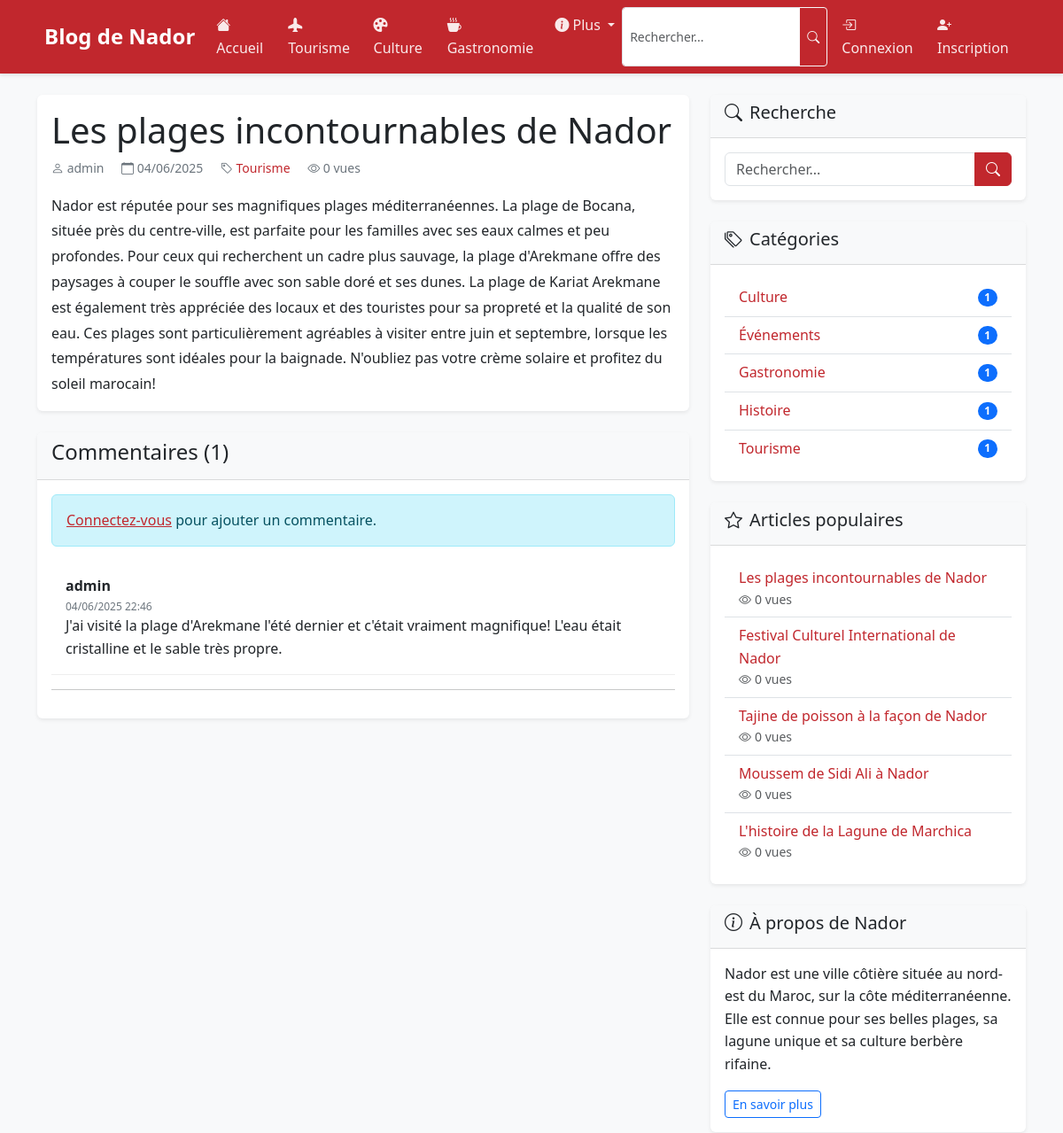
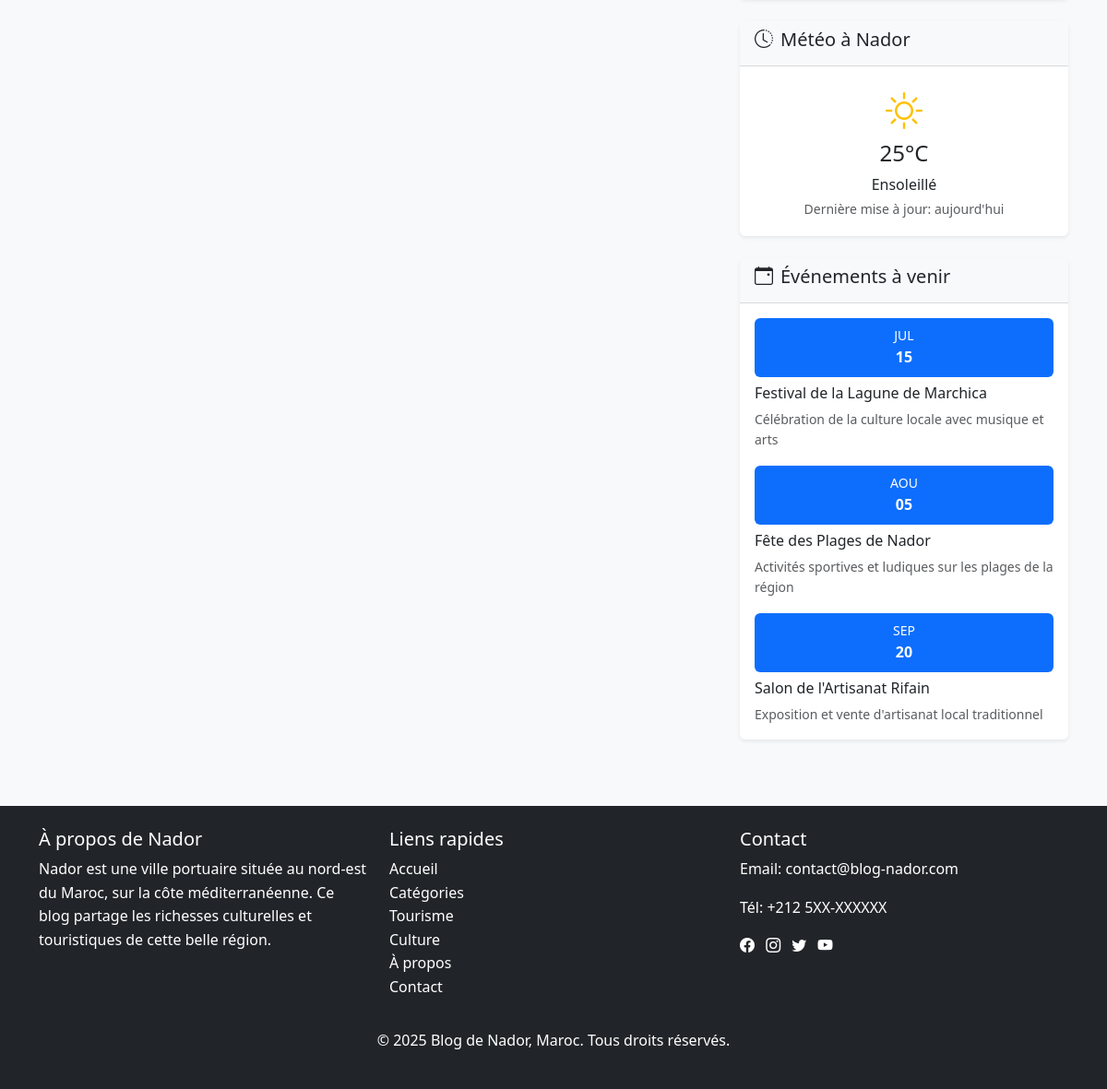
The page /post.php?id=1 on the database its author committed (2 pictures, top to bottom).
### tables this page shows
CREATE TABLE IF NOT EXISTS posts (
    id INT AUTO_INCREMENT PRIMARY KEY,
    user_id INT NOT NULL,
    category_id INT NOT NULL,
    title VARCHAR(255) NOT NULL,
    slug VARCHAR(255) NOT NULL UNIQUE,
    content TEXT NOT NULL,
    image VARCHAR(255),
    status ENUM('draft', 'published') DEFAULT 'published',
    views INT DEFAULT 0,
    created_at DATETIME DEFAULT CURRENT_TIMESTAMP,
    updated_at DATETIME DEFAULT CURRENT_TIMESTAMP ON UPDATE CURRENT_TIMESTAMP,
    FOREIGN KEY (user_id) REFERENCES users(id) ON DELETE CASCADE,
    FOREIGN KEY (category_id) REFERENCES categories(id) ON DELETE CASCADE
);

CREATE TABLE IF NOT EXISTS users (
    id INT AUTO_INCREMENT PRIMARY KEY,
    username VARCHAR(50) NOT NULL UNIQUE,
    email VARCHAR(100) NOT NULL UNIQUE,
    password VARCHAR(255) NOT NULL,
    role ENUM('user', 'admin') DEFAULT 'user',
    created_at DATETIME DEFAULT CURRENT_TIMESTAMP,
    updated_at DATETIME DEFAULT CURRENT_TIMESTAMP ON UPDATE CURRENT_TIMESTAMP
);

CREATE TABLE IF NOT EXISTS categories (
    id INT AUTO_INCREMENT PRIMARY KEY,
    name VARCHAR(50) NOT NULL UNIQUE,
    description TEXT,
    slug VARCHAR(50) NOT NULL UNIQUE,
    created_at DATETIME DEFAULT CURRENT_TIMESTAMP,
    updated_at DATETIME DEFAULT CURRENT_TIMESTAMP ON UPDATE CURRENT_TIMESTAMP
);

CREATE TABLE IF NOT EXISTS comments (
    id INT AUTO_INCREMENT PRIMARY KEY,
    post_id INT NOT NULL,
    user_id INT NOT NULL,
    content TEXT NOT NULL,
    is_approved BOOLEAN DEFAULT TRUE,
    created_at DATETIME DEFAULT CURRENT_TIMESTAMP,
    updated_at DATETIME DEFAULT CURRENT_TIMESTAMP ON UPDATE CURRENT_TIMESTAMP,
    FOREIGN KEY (post_id) REFERENCES posts(id) ON DELETE CASCADE,
    FOREIGN KEY (user_id) REFERENCES users(id) ON DELETE CASCADE
);

### includes/functions.php (called while the page is built, shortened)
<?php
function is_logged_in() {
    return isset($_SESSION['user_id']);
}
function format_date($date, $format = 'd/m/Y H:i') {
    return date($format, strtotime($date));
}

### post.php (the view, shortened to what this page needs)
<?php
require_once 'includes/functions.php';
$post_id = $_GET['id'];
$conn = mysqli_connect(DB_HOST, DB_USER, DB_PASS, DB_NAME);
$query = "SELECT posts.*, users.username, categories.name as category_name
          FROM posts
          INNER JOIN users ON posts.user_id = users.id
          INNER JOIN categories ON posts.category_id = categories.id
          WHERE posts.id = ?";
$stmt = mysqli_prepare($conn, $query);
mysqli_stmt_bind_param($stmt, "i", $post_id);
mysqli_stmt_execute($stmt);
$result = mysqli_stmt_get_result($stmt);
$post = mysqli_fetch_assoc($result);
$query = "SELECT comments.*, users.username
          FROM comments
          INNER JOIN users ON comments.user_id = users.id
          WHERE comments.post_id = ?
          ORDER BY comments.created_at DESC";
$stmt = mysqli_prepare($conn, $query);
mysqli_stmt_bind_param($stmt, "i", $post_id);
mysqli_stmt_execute($stmt);
$result = mysqli_stmt_get_result($stmt);
$comments = mysqli_fetch_all($result, MYSQLI_ASSOC);
include 'includes/header.php';
?>
<div class="container mt-4">
    <div class="row">
        <div class="col-md-8">
            <div class="card mb-4">
                <div class="card-body">
                    <h1 class="card-title"><?php echo $post['title']; ?></h1>
                    <div class="post-meta mb-3">
                        <span class="me-3">
                            <i class="bi bi-person"></i> <?php echo $post['username']; ?>
                        </span>
                        <span class="me-3">
                            <i class="bi bi-calendar"></i> <?php echo format_date($post['created_at'], 'd/m/Y'); ?>
                        </span>
                        <span class="me-3">
                            <i class="bi bi-tag"></i>
                            <a href="category.php?id=<?php echo $post['category_id']; ?>" class="text-decoration-none">
                                <?php echo $post['category_name']; ?>
                            </a>
                        </span>
                        <span>
                            <i class="bi bi-eye"></i> <?php echo $post['views']; ?> vues
                        </span>
                    </div>
                    <div class="post-content">
                        <?php echo nl2br($post['content']); ?>
                    </div>
                </div>
            </div>
            <div class="card mb-4">
                <div class="card-header">
                    <h4>Commentaires (<?php echo count($comments); ?>)</h4>
                </div>
                <div class="card-body">
                    <?php if (is_logged_in()): ?>
                        <form action="post.php?id=<?php echo $post_id; ?>" method="POST" id="comment-form">
                            <div class="mb-3">
                                <label for="comment" class="form-label">Ajouter un commentaire</label>
                                <textarea class="form-control" id="comment" name="comment" rows="3" required></textarea>
                            </div>
                            <button type="submit" class="btn btn-primary">Commenter</button>
                        </form>
                        <hr>
                    <?php else: ?>
                        <div class="alert alert-info">
                            <a href="login.php">Connectez-vous</a> pour ajouter un commentaire.
                        </div>
                    <?php endif; ?>
                    <div id="comments-container">
                        <?php if (count($comments) > 0): ?>
                            <?php foreach ($comments as $comment): ?>
                                <div class="comment">
                                    <div class="comment-author"><?php echo $comment['username']; ?></div>
                                    <div class="comment-date"><?php echo format_date($comment['created_at'], 'd/m/Y H:i'); ?></div>
                                    <div class="comment-content"><?php echo nl2br($comment['content']); ?></div>
                                </div>
                                <hr>
                            <?php endforeach; ?>
                        <?php else: ?>
                            <p>Aucun commentaire pour le moment. Soyez le premier à commenter!</p>
                        <?php endif; ?>
                    </div>
                </div>
            </div>
        </div>
        <div class="col-md-4">
            <?php include 'includes/sidebar.php'; ?>
        </div>
    </div>
</div>
<?php
include 'includes/footer.php';
?>

### includes/sidebar.php (shortened to what this page needs)
<div class="card mb-4">
    <div class="card-header">
        <h5><i class="bi bi-search me-2"></i>Recherche</h5>
    </div>
    <div class="card-body">
        <form action="search.php" method="GET">
            <div class="input-group">
                <input type="text" name="q" class="form-control" placeholder="Rechercher...">
                <button class="btn btn-primary" type="submit"><i class="bi bi-search"></i></button>
            </div>
        </form>
    </div>
</div>
<div class="card mb-4">
    <div class="card-header">
        <h5><i class="bi bi-tags me-2"></i>Catégories</h5>
    </div>
    <div class="card-body">
        <?php
        $cat_query = "SELECT id, name, slug FROM categories ORDER BY name";
        $cat_result = mysqli_query($conn, $cat_query);
        $categories = mysqli_fetch_all($cat_result, MYSQLI_ASSOC);
        ?>
        <ul class="list-group list-group-flush">
            <?php foreach ($categories as $category): ?>
                <li class="list-group-item d-flex justify-content-between align-items-center">
                    <a href="categories.php?slug=<?php echo $category['slug']; ?>" class="text-decoration-none">
                        <?php echo $category['name']; ?>
                    </a>
                    <?php
                    $count_query = "SELECT COUNT(*) as count FROM posts WHERE category_id = " . $category['id'];
                    $count_result = mysqli_query($conn, $count_query);
                    $count = mysqli_fetch_assoc($count_result)['count'];
                    ?>
                    <span class="badge bg-primary rounded-pill"><?php echo $count; ?></span>
                </li>
            <?php endforeach; ?>
        </ul>
    </div>
</div>
<div class="card mb-4">
    <div class="card-header">
        <h5><i class="bi bi-star me-2"></i>Articles populaires</h5>
    </div>
    <div class="card-body">
        <?php
        $popular_query = "SELECT id, title, views FROM posts ORDER BY views DESC LIMIT 5";
        $popular_result = mysqli_query($conn, $popular_query);
        $popular_posts = mysqli_fetch_all($popular_result, MYSQLI_ASSOC);
        ?>
        <ul class="list-group list-group-flush">
            <?php foreach ($popular_posts as $post): ?>
                <li class="list-group-item">
                    <a href="post.php?id=<?php echo $post['id']; ?>" class="text-decoration-none">
                        <?php echo $post['title']; ?>
                    </a>
                    <div class="small text-muted">
                        <i class="bi bi-eye me-1"></i><?php echo $post['views']; ?> vues
                    </div>
                </li>
            <?php endforeach; ?>
        </ul>
    </div>
</div>
<div class="card mb-4">
    <div class="card-header">
        <h5><i class="bi bi-info-circle me-2"></i>À propos de Nador</h5>
    </div>
    <div class="card-body">
        <p>Nador est une ville côtière située au nord-est du Maroc, sur la côte méditerranéenne. Elle est connue pour ses belles plages, sa lagune unique et sa culture berbère rifaine.</p>
        <a href="about.php" class="btn btn-sm btn-outline-primary">En savoir plus</a>
    </div>
</div>
<div class="card mb-4">
    <div class="card-header">
        <h5><i class="bi bi-clock-history me-2"></i>Météo à Nador</h5>
    </div>
    <div class="card-body text-center">
        <div class="weather-widget">
            <i class="bi bi-sun fs-1 text-warning mb-2"></i>
            <h4>25°C</h4>
            <p class="mb-0">Ensoleillé</p>
            <small class="text-muted">Dernière mise à jour: aujourd'hui</small>
        </div>
    </div>
</div>
<div class="card mb-4">
    <div class="card-header">
        <h5><i class="bi bi-calendar-event me-2"></i>Événements à venir</h5>
    </div>
    <div class="card-body">
        <div class="event-item mb-3">
            <div class="event-date bg-primary text-white p-2 text-center rounded mb-2">
                <div class="event-month small">JUL</div>
                <div class="event-day fw-bold">15</div>
            </div>
            <h6>Festival de la Lagune de Marchica</h6>
            <p class="small text-muted mb-0">Célébration de la culture locale avec musique et arts</p>
        </div>
        <div class="event-item mb-3">
            <div class="event-date bg-primary text-white p-2 text-center rounded mb-2">
                <div class="event-month small">AOU</div>
                <div class="event-day fw-bold">05</div>
            </div>
            <h6>Fête des Plages de Nador</h6>
            <p class="small text-muted mb-0">Activités sportives et ludiques sur les plages de la région</p>
        </div>
        <div class="event-item">
            <div class="event-date bg-primary text-white p-2 text-center rounded mb-2">
                <div class="event-month small">SEP</div>
                <div class="event-day fw-bold">20</div>
            </div>
            <h6>Salon de l'Artisanat Rifain</h6>
            <p class="small text-muted mb-0">Exposition et vente d'artisanat local traditionnel</p>
        </div>
    </div>
</div>

### assets/css/style.css (style rules this page uses)
body { font-family: 'Segoe UI', Tahoma, Geneva, Verdana, sans-serif; line-height: 1.6; color: #333; background-color: #f8f9fa; }
a { color: #c1272d; transition: all 0.3s ease; }
.card { border: none; box-shadow: 0 0.125rem 0.25rem rgba(0, 0, 0, 0.075); transition: transform 0.3s ease, box-shadow 0.3s ease; margin-bottom: 1.5rem; }
.card-header { background-color: #f8f9fa; border-bottom: 1px solid rgba(0, 0, 0, 0.125); font-weight: 600; }
.post-content { line-height: 1.8; }
.post-meta { font-size: 0.875rem; color: #6c757d; margin-bottom: 1rem; }
.comment { padding: 1rem; border-bottom: 1px solid #eee; }
.comment-author { font-weight: bold; }
.comment-date { font-size: 0.75rem; color: #6c757d; }
.btn-primary { background-color: #c1272d; border-color: #c1272d; }

### rows shown on the page
posts: title "Les plages incontournables de Nador", user.username "admin", created_at "04/06/2025", category.name "Tourisme", views "0", content "Nador est réputée pour ses magnifiques plages méditerranéennes. La plage de Bocana, située près du centre-ville, est parfaite pour les familles avec ses eaux calmes et peu profondes. Pour ceux qui recherchent un cadre plus sauvage, la plage d'Arekmane offre des paysages à couper le souffle avec son sable doré et ses dunes. La plage de Kariat Arekmane est également très appréciée des locaux et des touristes pour sa propreté et la qualité de son eau. Ces plages sont particulièrement agréables à visiter entre juin et septembre, lorsque les températures sont idéales pour la baignade. N'oubliez pas votre crème solaire et profitez du soleil marocain!"
comments: user.username "admin", created_at "04/06/2025 22:46", content "J'ai visité la plage d'Arekmane l'été dernier et c'était vraiment magnifique! L'eau était cristalline et le sable très propre."
categories: name "Culture", count "1"
categories: name "Événements", count "1"
categories: name "Gastronomie", count "1"
categories: name "Histoire", count "1"
categories: name "Tourisme", count "1"
posts: title "Festival Culturel International de Nador", views "0"
posts: title "Tajine de poisson à la façon de Nador", views "0"
posts: title "Moussem de Sidi Ali à Nador", views "0"
posts: title "L'histoire de la Lagune de Marchica", views "0"

### other values the page prints
count($comments) "1"
